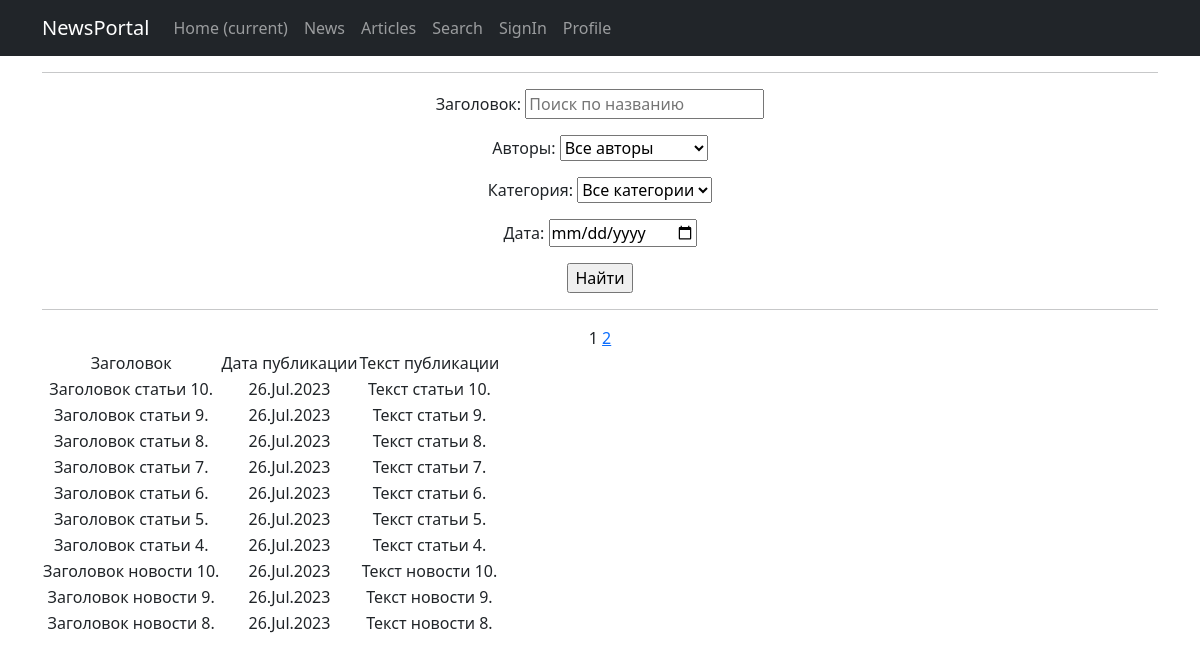
The page /posts/search/ (signed in) on the database as committed earlier.
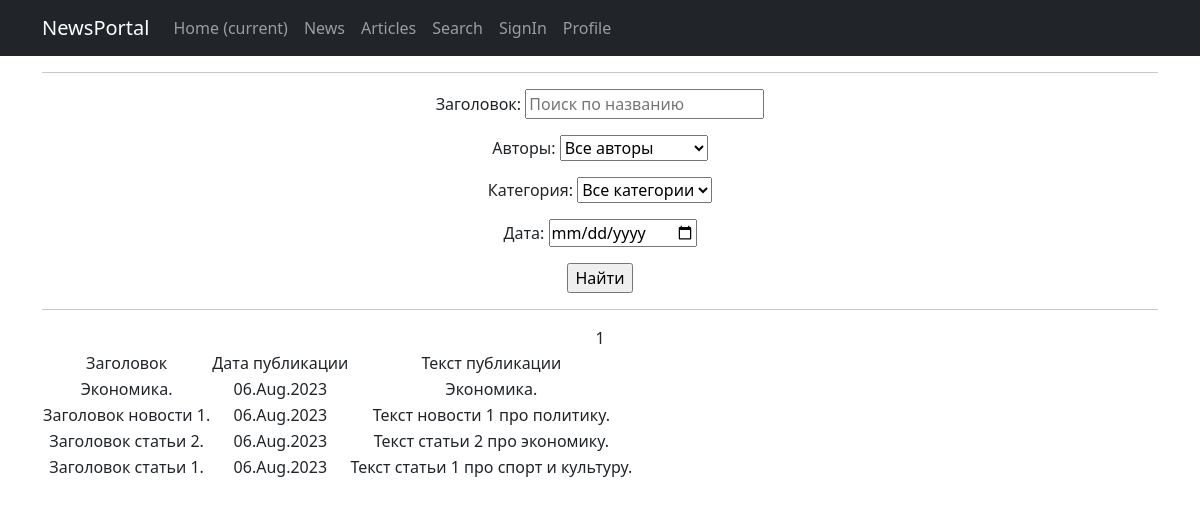
The same page on the database as committed later.
### news/models.py (models this page shows, shortened)
class Post(models.Model):
    article = 'AR'
    news = 'NE'
    POSITIONS = [
        (article, 'Статья'),
        (news, 'Новости')
    ]
    post_type = models.CharField(max_length=2, choices=POSITIONS, default=news)
    created = models.DateTimeField(auto_now_add=True)
    title = models.CharField(max_length=255)
    text = models.TextField()
    post_rating = models.IntegerField(default=0)
    author = models.ForeignKey(Author, on_delete=models.CASCADE)
    category = models.ManyToManyField(Category, through='PostCategory')

### news/views.py (the view)
# urls.py: path('posts/search/', PostSearch.as_view(), name='post_search'),
class PostSearch(LoginRequiredMixin, ListView):
    model = Post
    ordering = '-created'
    template_name = 'search.html'
    context_object_name = 'posts'
    paginate_by = 10
    def get_queryset(self):
        queryset = super().get_queryset()
        self.filterset = PostFilter(self.request.GET, queryset)
        return self.filterset.qs
    def get_context_data(self, **kwargs):
        context = super().get_context_data(**kwargs)
        context['filterset'] = self.filterset
        return context

### news/models.py (called while the page is built)
    def __str__(self):
        return self.name

### news/templatetags/custom_filters.py (called while the page is built)
@register.filter()
def censor(value):
    words = value.split()
    result = []
    for word in words:
        if word in bad_words:
            result.append(word[0] + "*"*(len(word)-2) + word[-1])
        else:
            result.append(word)
    return " ".join(result)

### news/templatetags/custom_tags.py (called while the page is built)
@register.simple_tag(takes_context=True)
def url_replace(context, **kwargs):
    d = context['request'].GET.copy()
    for k, v in kwargs.items():
        d[k] = v
    return d.urlencode()

### templates/search.html (shortened to what this page needs)
{% extends 'flatpages/default.html' %}
{% load custom_filters %}
{% load custom_tags %}
{% load cache %}
{% block content %}
    <hr>
    <form action="" method="get">
        {{ filterset.form.as_p }}
        <input type="submit" value="Найти" />
    </form>
    <hr>
    {{ page_obj.number }}
    {% if page_obj.has_next %}
        <a href="?{% url_replace page=page_obj.next_page_number %}">{{ page_obj.next_page_number }}</a>
    {% endif %}
    {% if posts %}
        <table>
            <tr>
                <td>Заголовок</td>
                <td>Дата публикации</td>
                <td>Текст публикации</td>
            </tr>
            {% for post in posts %}
            <tr>
                <td>{{ post.title|censor }}</td>
                <td>{{ post.created|date:'d.M.Y' }}</td>
                <td>{{ post.text|truncatewords:20|censor }}</td>
            </tr>
            {% endfor %}
        </table>
    {% else %}
        <h2>Публикаций нет!</h2>
    {% endif %}
{% endblock content %}

Rows that differ between the two databases and show on the page:
removed Post: title|censor "Заголовок статьи 10.", created "26.Jul.2023", text|censor "Текст статьи 10."
removed Post: title|censor "Заголовок статьи 9.", created "26.Jul.2023", text|censor "Текст статьи 9."
removed Post: title|censor "Заголовок статьи 8.", created "26.Jul.2023", text|censor "Текст статьи 8."
removed Post: title|censor "Заголовок статьи 7.", created "26.Jul.2023", text|censor "Текст статьи 7."
removed Post: title|censor "Заголовок статьи 6.", created "26.Jul.2023", text|censor "Текст статьи 6."
removed Post: title|censor "Заголовок статьи 5.", created "26.Jul.2023", text|censor "Текст статьи 5."
removed Post: title|censor "Заголовок статьи 4.", created "26.Jul.2023", text|censor "Текст статьи 4."
removed Post: title|censor "Заголовок новости 10.", created "26.Jul.2023", text|censor "Текст новости 10."
removed Post: title|censor "Заголовок новости 9.", created "26.Jul.2023", text|censor "Текст новости 9."
removed Post: title|censor "Заголовок новости 8.", created "26.Jul.2023", text|censor "Текст новости 8."
now on this page (row edited): Post: title|censor "Экономика.", created "06.Aug.2023", text|censor "Экономика."
now on this page (row edited): Post: title|censor "Заголовок новости 1.", created "06.Aug.2023", text|censor "Текст новости 1 про политику."
now on this page (row edited): Post: title|censor "Заголовок статьи 2.", created "06.Aug.2023", text|censor "Текст статьи 2 про экономику."
now on this page (row edited): Post: title|censor "Заголовок статьи 1.", created "06.Aug.2023", text|censor "Текст статьи 1 про спорт и культуру."
Other text that changed with them:
{{ page_obj.next_page_number }}: "2" → (not shown)
